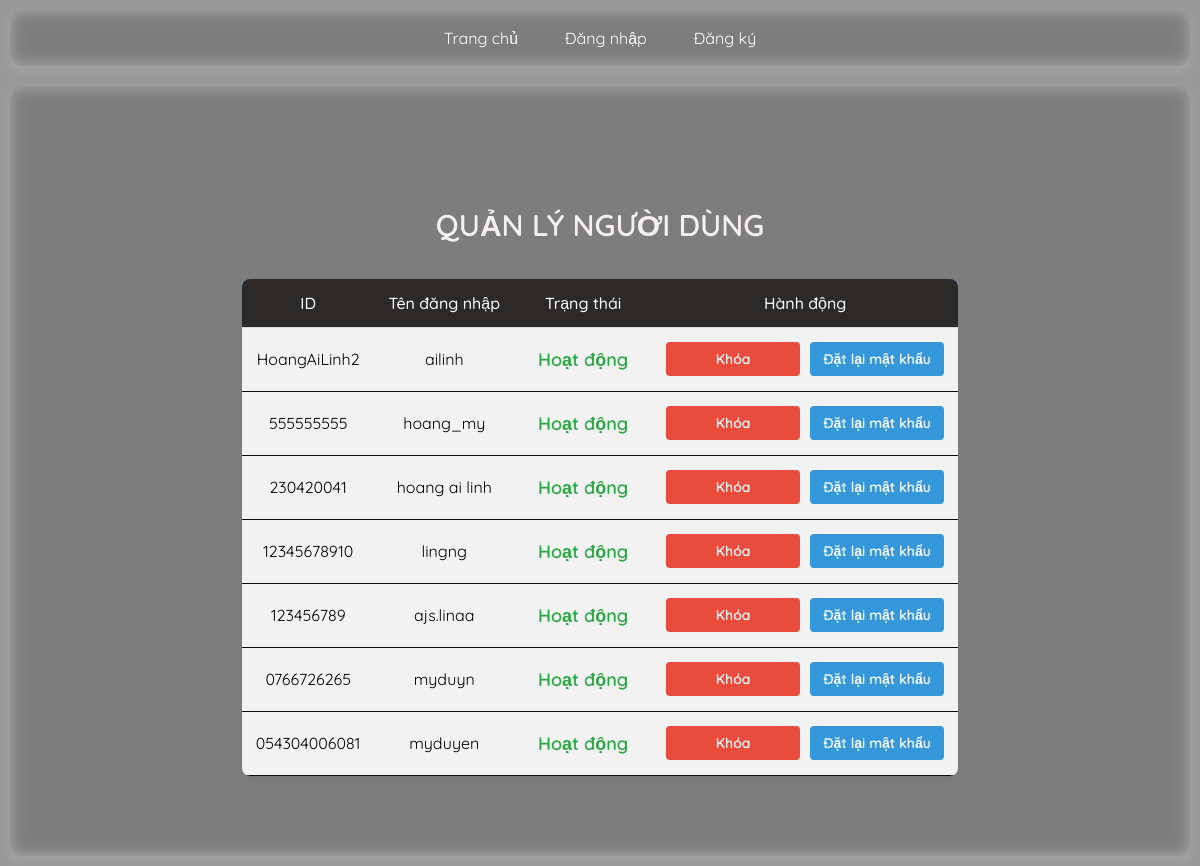
/admin (signed in), run on an earlier commit of the app's database.
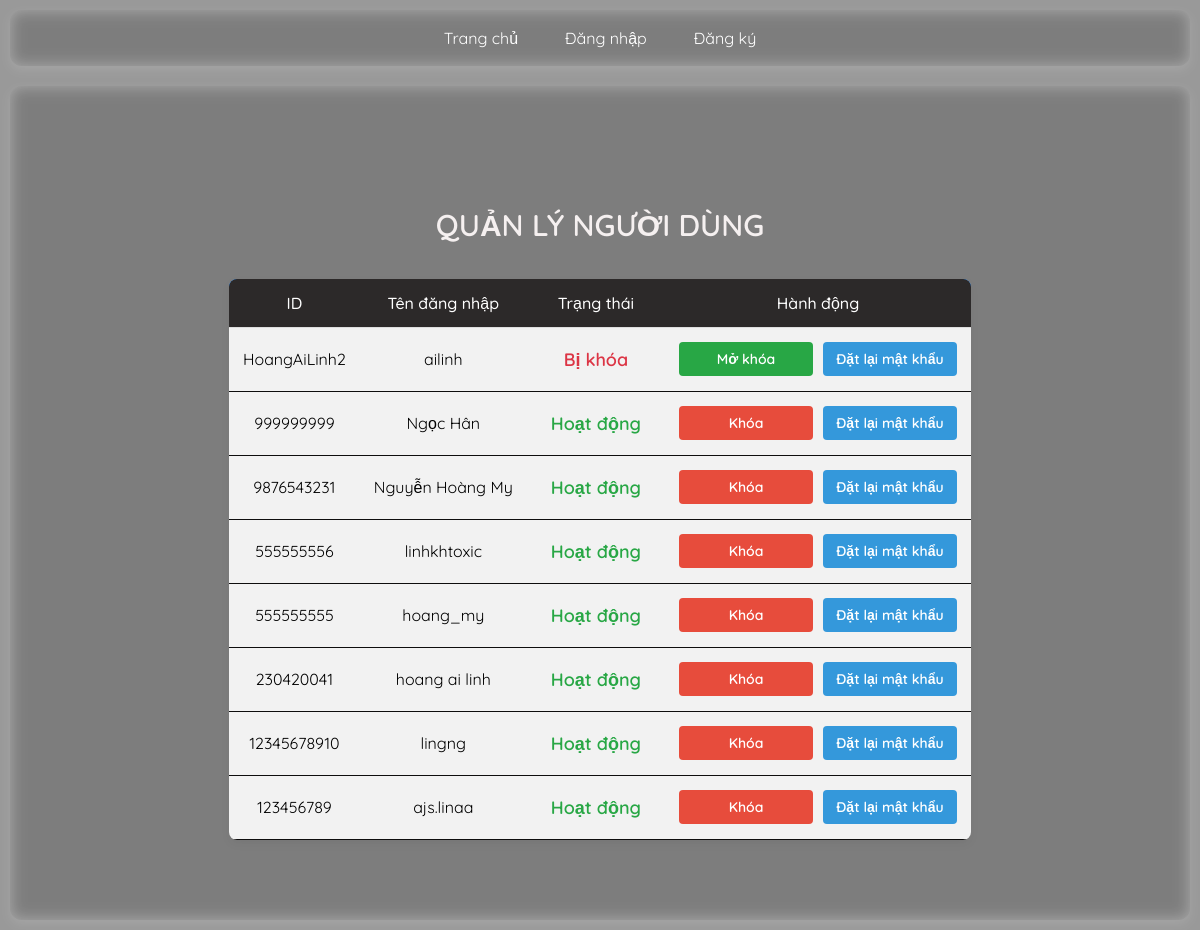
And on a later commit of the database.
### tables this page shows
CREATE TABLE users (
            user_id TEXT PRIMARY KEY NOT NULL UNIQUE,
            username TEXT NOT NULL UNIQUE,
            password TEXT,
            role TEXT DEFAULT 'user',
            is_blocked INTEGER DEFAULT 0
        );

### app.py (the view)
@app.route('/admin')
def admin():
    if session.get('role') != 'admin':
        flash("Truy cập trái phép!", "danger")
        return redirect(url_for('home'))
    page_admin = request.args.get('page_admin', 1, type=int)
    per_page = 8
    offset_user = (page_admin - 1) * per_page
    with sqlite3.connect(DATABASE) as conn:
        c = conn.cursor()
        c.execute("SELECT COUNT(*) FROM posts WHERE username != ?", (session['username'],))
        total_user_posts = c.fetchone()[0]
        total_user_pages = (total_user_posts + per_page - 1) // per_page
        c.execute("SELECT * FROM users WHERE username != ? ORDER BY user_id DESC LIMIT ? OFFSET ?",
                  (session['username'], per_page, offset_user))
        users = c.fetchall()
    return render_template('admin.html', users=users,
                           page_admin=page_admin,
                           total_user_pages=total_user_pages,)

### templates/admin.html (shortened to what this page needs)
{% extends "base.html" %}
{% block content %}
<div class="admin-container">
    <h2 class="title">QUẢN LÝ NGƯỜI DÙNG</h2>
    <table class="user-table">
        <thead>
            <tr>
                <th>ID</th>
                <th>Tên đăng nhập</th>
                <th>Trạng thái</th>
                <th>Hành động</th>
            </tr>
        </thead>
        <tbody>
            {% for user in users %}
            <tr>
                <td>{{ user[0] }}</td>
                <td>{{ user[1] }}</td>
                <td>
                    <span class="status {{ 'blocked' if user[4] == 1 else 'active' }}">
                        {{ "Bị khóa" if user[4] == 1 else "Hoạt động" }}
                    </span>
                </td>
                <td>
                    <div class="action-buttons">
                        {% if user[4] == 1 %}
                            <a href="{{ url_for('unblock_user', username=user[1]) }}" class="button unblock">Mở khóa</a>
                        {% else %}
                            <a href="{{ url_for('block_user', username=user[1]) }}" class="button block">Khóa</a>
                        {% endif %}
                        <a href="{{ url_for('reset_password', username=user[1]) }}" class="button reset">Đặt lại mật khẩu</a>
                    </div>
                </td>
            </tr>
            {% endfor %}
        </tbody>
    </table>
</div>
{% endblock %}

What changed in the data, as far as the page shows it:
no longer on this page (row unchanged): users: user_id "0766726265", username "myduyn", is_blocked "Hoạt động"
no longer on this page (row unchanged): users: user_id "054304006081", username "myduyen", is_blocked "Hoạt động"
changed users "HoangAiLinh2": is_blocked "Hoạt động" → "Bị khóa"; is_blocked "Khóa" → "Mở khóa"
added users: user_id "999999999", username "Ngọc Hân", is_blocked "Hoạt động"
added users: user_id "9876543231", username "Nguyễn Hoàng My", is_blocked "Hoạt động"
added users: user_id "555555556", username "linhkhtoxic", is_blocked "Hoạt động"
